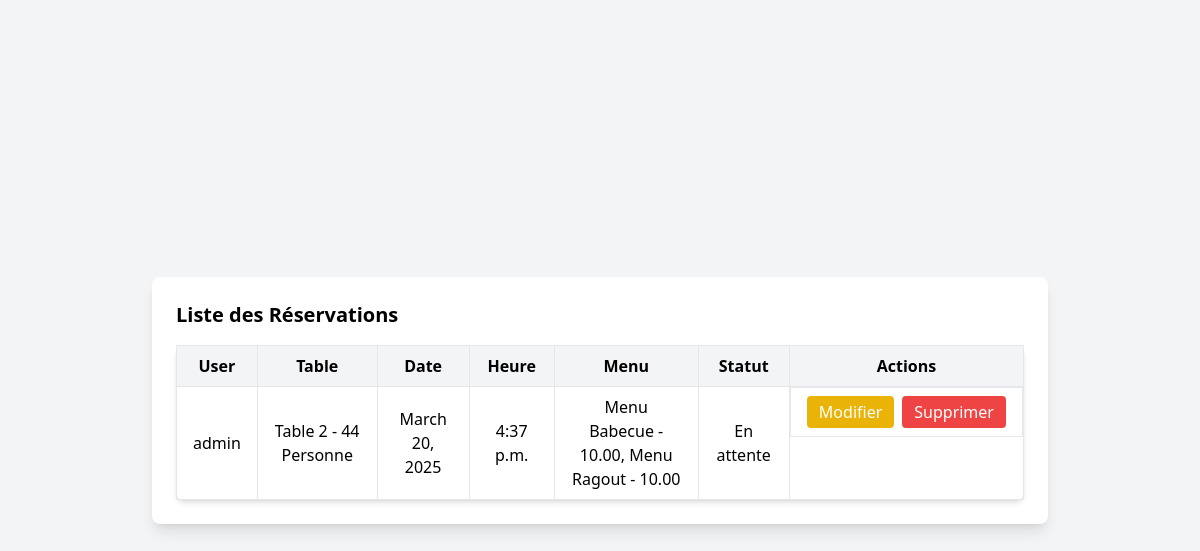
Screenshot of /liste_reservation/ (signed in) with the database file from the repository.
### myapp/models.py (models this page shows, shortened)
class Reservation(models.Model):
    utilisateur = models.ForeignKey(User, on_delete=models.CASCADE, related_name="reservation")
    table = models.ForeignKey(Table, on_delete=models.CASCADE, related_name="reservation")
    date = models.DateField()
    heure = models.TimeField()
    statut = models.CharField(max_length=30, default="En attente")
    menu = models.ManyToManyField(Menu, related_name="reservations")

class Table(models.Model):
    numero = models.CharField(max_length=10 , unique=True)
    capacite = models.IntegerField()
    image = models.ImageField(upload_to='menu_images/', null=True, blank=True)
    def __str__(self):
        return f"Table {self.numero} - {self.capacite} Personne"

class Menu(models.Model):
    nom = models.CharField(max_length=100)
    description = models.TextField()
    prix = models.DecimalField(max_digits=10, decimal_places=2)
    image= models.ImageField(upload_to='menu_images/', null=True, blank=True)
    disponible = models.BooleanField(default=True)
    def __str__(self):
        return f"Menu {self.nom} - {self.prix}"

### Reservation_app/views.py (the view)
# urls.py: path("liste_reservation/", reservation_list, name="liste_reservation"),
@login_required
def reservation_list(request):
    reservations = Reservation.objects.all()
    return render(request, 'liste_reservation.html', {'reservations': reservations})

### Reservation_app/templates/liste_reservation.html (shortened to what this page needs)
<!DOCTYPE html>
<html lang="fr">
<head>
    <script src="https://cdn.tailwindcss.com"></script>
</head>
<body class="bg-gray-100 flex items-center justify-center min-h-screen p-6">
    <div class="max-w-4xl w-full bg-white p-6 shadow-lg rounded-lg">
        <h2 class="text-xl font-semibold mb-4">Liste des Réservations</h2>
        <table class="min-w-full bg-white border border-gray-200 rounded-lg shadow-md">
            <thead>
                <tr class="bg-gray-100">
                    <th class="px-4 py-2 border">User</th>
                    <th class="px-4 py-2 border">Table</th>
                    <th class="px-4 py-2 border">Date</th>
                    <th class="px-4 py-2 border">Heure</th>
                    <th class="px-4 py-2 border">Menu</th>
                    <th class="px-4 py-2 border">Statut</th````````````````````````````````````````````````````````````````````````````````````````````````````````````````````````````>
                    <th class="px-4 py-2 border">Actions</th>
                </tr>
            </thead>
            <tbody>
                {% for reservation in reservations %}
                    <tr class="text-center">
                        <td class="px-4 py-2 border">{{ reservation.utilisateur.username }}</td>
                        <td class="px-4 py-2 border">{{ reservation.table }}</td>
                        <td class="px-4 py-2 border">{{ reservation.date }}</td>
                        <td class="px-4 py-2 border">{{ reservation.heure }}</td>
                        <td class="px-4 py-2 border">
                            {% for menu in reservation.menu.all %}
                                {{ menu }}{% if not forloop.last %}, {% endif %}
                            {% endfor %}
                        </td>
                        <td class="px-4 py-2 border">{{ reservation.statut }}</td>
                        <td class="px-4 py-2 border flex justify-center space-x-2">
                            {% if user == reservation.utilisateur or user.is_superuser %}
                                <a href="{% url 'update_reservation' reservation.pk %}" class="bg-yellow-500 text-white px-3 py-1 rounded hover:bg-yellow-600 transition">
                                    Modifier
                                </a>
                                <a href="{% url 'delete_reservation' reservation.pk %}" class="bg-red-500 text-white px-3 py-1 rounded hover:bg-red-600 transition">
                                    Supprimer
                                </a>
                            {% endif %}
                        </td>
                    </tr>
                {% empty %}
                    <tr>
                        <td colspan="7" class="px-4 py-2 text-center text-gray-500">Aucune réservation trouvée.</td>
                    </tr>
                {% endfor %}
            </tbody>
        </table>
    </div>
</body>
</html>

### rows the page displays
Reservation: utilisateur.username "admin", table "Table 2 - 44 Personne", date "March 20, 2025", heure "4:37 p.m.", statut "En attente", shows "Modifier"
Menu: nom+prix "Menu Babecue - 10.00"
Menu: nom+prix "Menu Ragout - 10.00"
